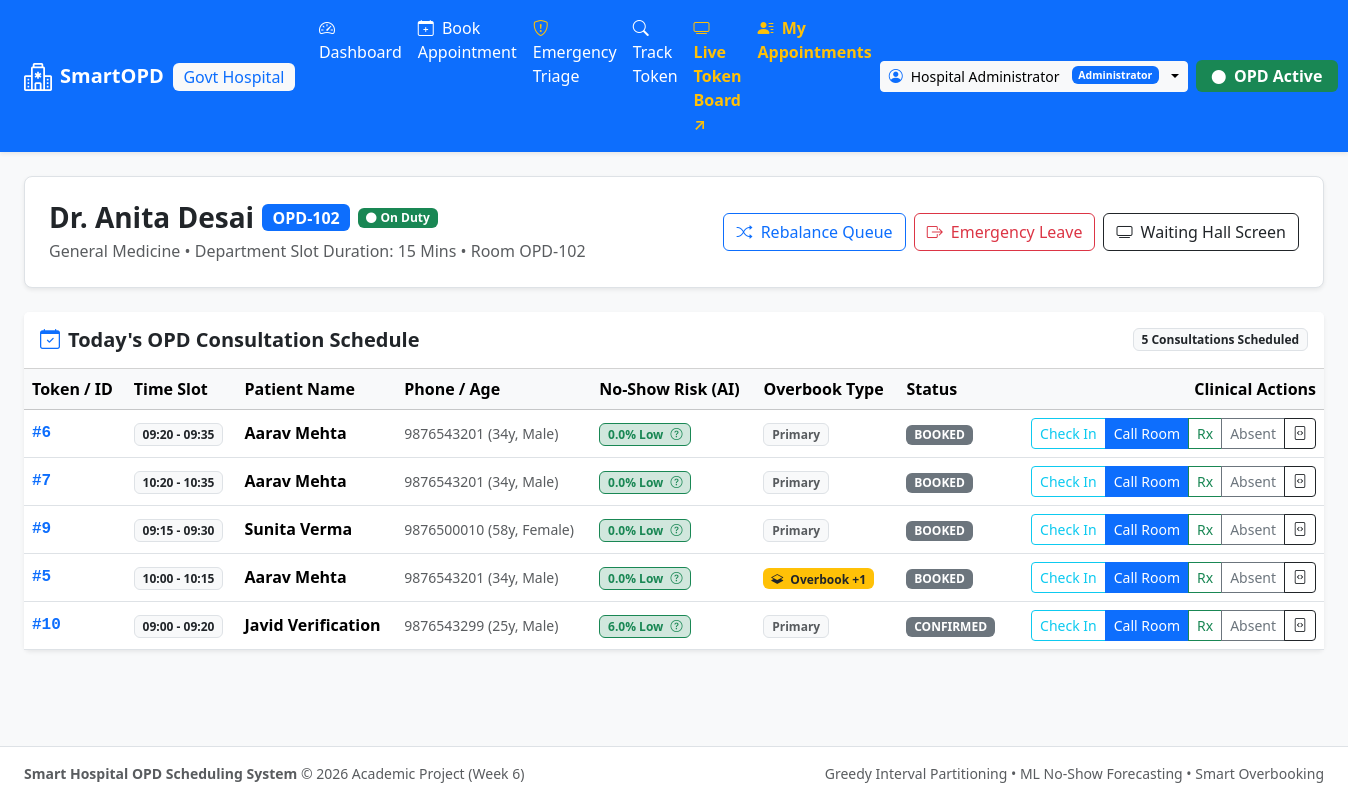
/doctor/2 (signed in), run on an earlier commit of the app's database.
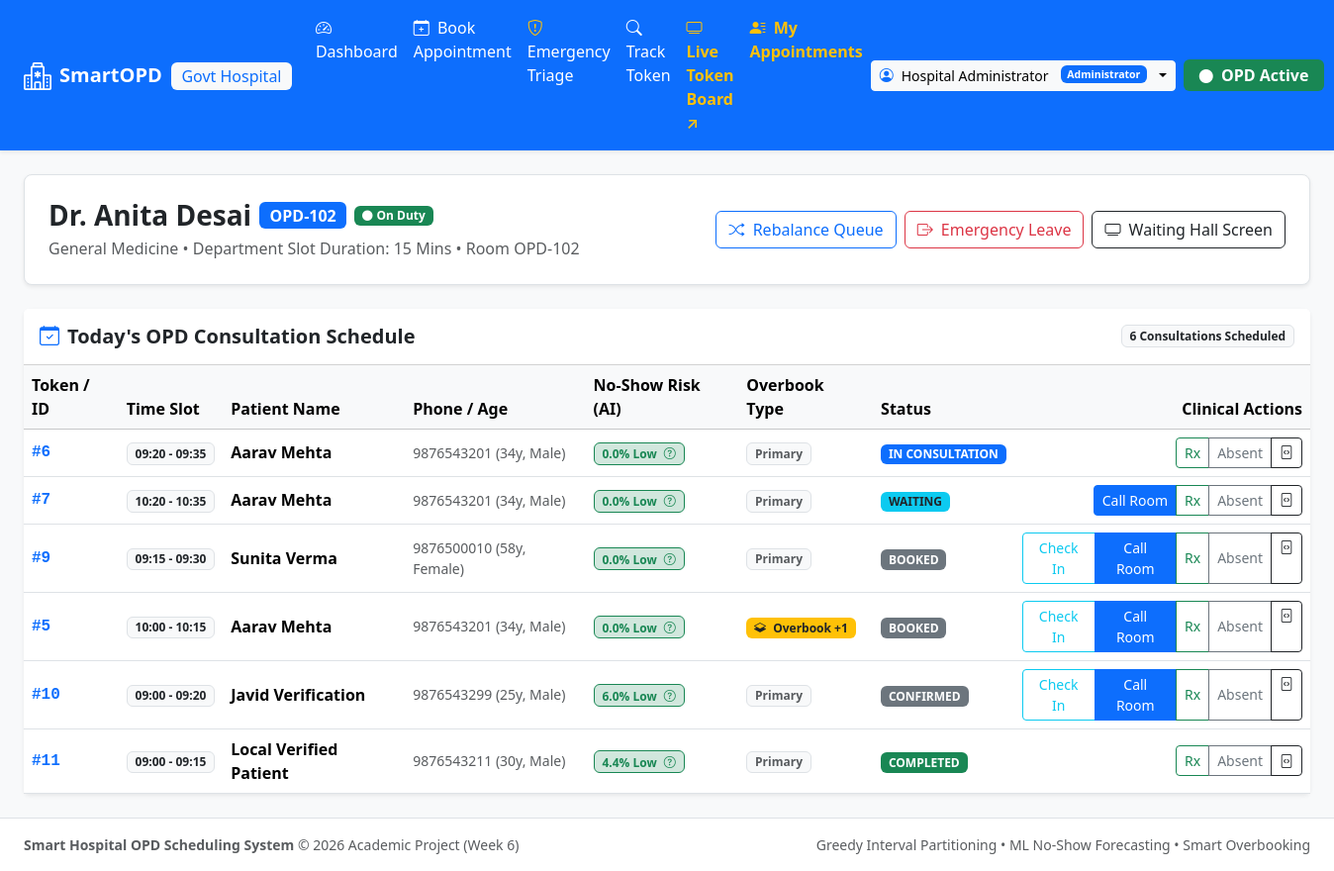
And on a later commit of the database.
### src/core/models.py (models this page shows, shortened)
class Doctor(Base):
    __tablename__ = "doctors"
    doctor_id = Column(Integer, primary_key=True, autoincrement=True)
    name = Column(String(120), nullable=False)
    specialization = Column(String(100), nullable=False, index=True)
    room_number = Column(String(20), nullable=False)
    max_daily_capacity = Column(Integer, default=30, nullable=False)
    is_available = Column(Boolean, default=True, nullable=False)
    dept_id = Column(Integer, ForeignKey("departments.dept_id"), nullable=False)
    department = relationship("Department", back_populates="doctors")
    slots = relationship("TimeSlot", back_populates="doctor", cascade="all, delete-orphan")
    appointments = relationship("Appointment", back_populates="doctor")
    triages = relationship("EmergencyTriage", back_populates="doctor")

class Department(Base):
    __tablename__ = "departments"
    dept_id = Column(Integer, primary_key=True, autoincrement=True)
    dept_name = Column(String(100), unique=True, nullable=False, index=True)
    default_slot_duration_mins = Column(Integer, default=15, nullable=False)
    floor_number = Column(Integer, default=1, nullable=False)
    doctors = relationship("Doctor", back_populates="department", cascade="all, delete-orphan")

class Appointment(Base):
    __tablename__ = "appointments"
    appointment_id = Column(Integer, primary_key=True, autoincrement=True)
    patient_id = Column(Integer, ForeignKey("patients.patient_id"), nullable=False)
    doctor_id = Column(Integer, ForeignKey("doctors.doctor_id"), nullable=False)
    slot_id = Column(Integer, ForeignKey("time_slots.slot_id"), nullable=False)
    booking_timestamp = Column(DateTime, default=datetime.now, nullable=False)
    status = Column(SQLEnum(AppointmentStatus), default=AppointmentStatus.BOOKED, nullable=False)
    predicted_no_show_prob = Column(Float, default=0.0, nullable=False)
    is_secondary_overbook = Column(Boolean, default=False, nullable=False)
    patient = relationship("Patient", back_populates="appointments")
    doctor = relationship("Doctor", back_populates="appointments")
    slot = relationship("TimeSlot", back_populates="appointments")

class TimeSlot(Base):
    __tablename__ = "time_slots"
    slot_id = Column(Integer, primary_key=True, autoincrement=True)
    doctor_id = Column(Integer, ForeignKey("doctors.doctor_id"), nullable=False)
    start_time = Column(DateTime, nullable=False, index=True)
    end_time = Column(DateTime, nullable=False)
    is_booked = Column(Boolean, default=False, nullable=False)
    is_overbooked = Column(Boolean, default=False, nullable=False)
    __table_args__ = (
        CheckConstraint("end_time > start_time", name="check_slot_end_after_start"),
        Index("idx_doctor_time_slot", "doctor_id", "start_time", "end_time"),
    )
    doctor = relationship("Doctor", back_populates="slots")
    appointments = relationship("Appointment", back_populates="slot")

class Patient(Base):
    __tablename__ = "patients"
    patient_id = Column(Integer, primary_key=True, autoincrement=True)
    name = Column(String(120), nullable=False)
    age = Column(Integer, nullable=False)
    gender = Column(String(10), nullable=False)
    phone = Column(String(20), unique=True, nullable=False, index=True)
    total_visits = Column(Integer, default=0, nullable=False)
    past_no_shows = Column(Integer, default=0, nullable=False)
    appointments = relationship("Appointment", back_populates="patient")
    triages = relationship("EmergencyTriage", back_populates="patient")

### app.py (the view)
    @app.route("/doctor/<int:doctor_id>")
    def doctor_dashboard(doctor_id):
        user = session.get("user")
        patient = session.get("patient")
        if patient and not user:
            return render_template("404.html", message="Access Denied: Only clinical doctors and administrators can access consultation rooms."), 403
        if not user:
            return redirect(url_for("login", next=request.path))
        if user.get("role") not in ["Doctor", "Administrator"]:
            return render_template("404.html", message="Access Denied: Only clinical doctors and administrators can access consultation rooms."), 403
        if user.get("role") == "Doctor" and user.get("doctor_id") != doctor_id:
            return redirect(url_for("doctor_dashboard", doctor_id=user.get("doctor_id")))
        service = get_service()
        doctor = service.get_doctor_by_id(doctor_id)
        if not doctor:
            return render_template("404.html", message=f"Doctor with ID #{doctor_id} not found."), 404
        appointments = service.session.query(Appointment).filter(
            Appointment.doctor_id == doctor_id
        ).order_by(Appointment.slot_id).all()
        return render_template("doctor_dashboard.html", doctor=doctor, appointments=appointments)

### templates/doctor_dashboard.html (shortened to what this page needs)
{% extends "base.html" %}
{% block content %}
<div class="row mb-4">
    <div class="col-12">
        <div class="p-4 bg-white rounded-3 shadow-sm border d-flex justify-content-between align-items-center flex-wrap gap-3">
            <div>
                <div class="d-flex align-items-center gap-2 mb-1">
                    <h3 class="fw-bold mb-0 text-dark">{{ doctor.name }}</h3>
                    <span class="badge bg-primary fs-6">{{ doctor.room_number }}</span>
                    {% if doctor.is_available %}
                    <span class="badge bg-success"><i class="bi bi-circle-fill small me-1"></i>On Duty</span>
                    {% else %}
                    <span class="badge bg-danger">On Emergency Leave</span>
                    {% endif %}
                </div>
                <p class="text-muted mb-0">{{ doctor.specialization }} &bull; Department Slot Duration: {{ doctor.department.default_slot_duration_mins }} Mins &bull; Room {{ doctor.room_number }}</p>
            </div>
            <div class="d-flex gap-2 flex-wrap">
                <button class="btn btn-outline-primary" onclick="rebalanceQueue({{ doctor.dept_id }})">
                    <i class="bi bi-shuffle me-1"></i> Rebalance Queue
                </button>
                {% if doctor.is_available %}
                <button class="btn btn-outline-danger" onclick="triggerDoctorLeave({{ doctor.doctor_id }})">
                    <i class="bi bi-box-arrow-right me-1"></i> Emergency Leave
                </button>
                {% else %}
                <button class="btn btn-success fw-bold" onclick="markDoctorAvailable({{ doctor.doctor_id }})">
                    <i class="bi bi-check-circle-fill me-1"></i> Resume Duty (Mark Available)
                </button>
                {% endif %}
                <a href="{{ url_for('token_display') }}" target="_blank" class="btn btn-outline-dark">
                    <i class="bi bi-tv me-1"></i> Waiting Hall Screen
                </a>
            </div>
        </div>
    </div>
</div>
{% set active_appt = None %}
{% for a in appointments %}
    {% if a.status.value == 'IN_CONSULTATION' %}
        {% set active_appt = a %}
    {% endif %}
{% endfor %}
<div class="row">
    <div class="col-12">
        <div class="card shadow-sm border-0">
            <div class="card-header bg-white py-3 d-flex justify-content-between align-items-center flex-wrap gap-2">
                <h5 class="fw-bold mb-0"><i class="bi bi-calendar-check text-primary me-2"></i>Today's OPD Consultation Schedule</h5>
                <span class="badge bg-light text-dark border">{{ appointments|length }} Consultations Scheduled</span>
            </div>
            <div class="table-responsive">
                <table class="table table-hover align-middle mb-0">
                    <thead class="table-light">
                        <tr>
                            <th>Token / ID</th>
                            <th>Time Slot</th>
                            <th>Patient Name</th>
                            <th>Phone / Age</th>
                            <th>No-Show Risk (AI)</th>
                            <th>Overbook Type</th>
                            <th>Status</th>
                            <th class="text-end">Clinical Actions</th>
                        </tr>
                    </thead>
                    <tbody>
                        {% if appointments %}
                            {% for appt in appointments %}
                            <tr id="row-appt-{{ appt.appointment_id }}">
                                <td class="fw-bold font-monospace text-primary">#{{ appt.appointment_id }}</td>
                                <td>
                                    <span class="badge bg-light text-dark border">
                                        {{ appt.slot.start_time.strftime('%H:%M') }} - {{ appt.slot.end_time.strftime('%H:%M') }}
                                    </span>
                                </td>
                                <td class="fw-bold">{{ appt.patient.name }}</td>
                                <td class="text-muted small">{{ appt.patient.phone }} ({{ appt.patient.age }}y, {{ appt.patient.gender }})</td>
                                <td>
                                    {% set risk = (appt.predicted_no_show_prob * 100)|round(1) %}
                                    <a href="javascript:void(0)" onclick="openXAIModal({{ appt.appointment_id }}, '{{ appt.patient.name }}')" class="text-decoration-none">
                                        {% if risk >= 50 %}
                                        <span class="badge bg-danger-subtle text-danger border border-danger">{{ risk }}% High <i class="bi bi-question-circle ms-1"></i></span>
                                        {% elif risk >= 25 %}
                                        <span class="badge bg-warning-subtle text-warning border border-warning">{{ risk }}% Med <i class="bi bi-question-circle ms-1"></i></span>
                                        {% else %}
                                        <span class="badge bg-success-subtle text-success border border-success">{{ risk }}% Low <i class="bi bi-question-circle ms-1"></i></span>
                                        {% endif %}
                                    </a>
                                </td>
                                <td>
                                    {% if appt.is_secondary_overbook %}
                                    <span class="badge bg-warning text-dark"><i class="bi bi-layers-half me-1"></i> Overbook +1</span>
                                    {% else %}
                                    <span class="badge bg-light text-muted border">Primary</span>
                                    {% endif %}
                                </td>
                                <td>
                                    {% if appt.status.value == 'COMPLETED' %}
                                    <span class="badge bg-success">COMPLETED</span>
                                    {% elif appt.status.value == 'IN_CONSULTATION' %}
                                    <span class="badge bg-primary">IN CONSULTATION</span>
                                    {% elif appt.status.value == 'CHECKED_IN' %}
                                    <span class="badge bg-info text-dark">WAITING</span>
                                    {% elif appt.status.value == 'CANCELLED' %}
                                    <span class="badge bg-danger">CANCELLED</span>
                                    {% elif appt.status.value == 'NO_SHOW' %}
                                    <span class="badge bg-secondary">NO-SHOW</span>
                                    {% else %}
                                    <span class="badge bg-secondary">{{ appt.status.value }}</span>
                                    {% endif %}
                                </td>
                                <td class="text-end">
                                    <div class="btn-group btn-group-sm">
                                        {% if appt.status.value in ['BOOKED', 'CONFIRMED'] %}
                                        <button class="btn btn-outline-info" onclick="updateApptStatus({{ appt.appointment_id }}, 'CHECKED_IN')" title="Mark Patient Arrived">Check In</button>
                                        <button class="btn btn-primary" onclick="updateApptStatus({{ appt.appointment_id }}, 'IN_CONSULTATION')" title="Call Patient to Room">Call Room</button>
                                        {% elif appt.status.value == 'CHECKED_IN' %}
                                        <button class="btn btn-primary" onclick="updateApptStatus({{ appt.appointment_id }}, 'IN_CONSULTATION')" title="Call Patient to Room">Call Room</button>
                                        {% endif %}
                                        <button class="btn btn-outline-success" onclick="openPrescriptionModal({{ appt.appointment_id }}, '{{ appt.patient.name }}')" title="Prescription & Done">Rx</button>
                                        <button class="btn btn-outline-secondary" onclick="updateApptStatus({{ appt.appointment_id }}, 'NO_SHOW')" title="Mark No Show">Absent</button>
                                        <a href="/api/fhir/Appointment/{{ appt.appointment_id }}" target="_blank" class="btn btn-outline-dark" title="FHIR v4 JSON"><i class="bi bi-file-code"></i></a>
                                    </div>
                                </td>
                            </tr>
                            {% endfor %}
                        {% else %}
                            <tr>
                                <td colspan="8" class="text-center py-4 text-muted">
                                    No appointments currently scheduled for Dr. {{ doctor.name }}.
                                </td>
                            </tr>
                        {% endif %}
                    </tbody>
                </table>
            </div>
        </div>
    </div>
</div>
{% endblock %}

What changed in the data, as far as the page shows it:
changed Appointment id 6: status.value "BOOKED" → (not shown); status "Check In Call Room" → "IN CONSULTATION"
changed Appointment id 7: status.value "BOOKED" → (not shown); status "Check In" → "WAITING"
added Appointment: appointment_id "11", slot.start_time "09:00", slot.end_time "09:15", patient.name "Local Verified Patient", patient.phone "9876543211", patient.age "30", patient.gender "Male", risk "4.4", is_secondary_overbook "Primary", status "COMPLETED"
Also different on the page:
{{ appointments|length }}: "5" → "6"
